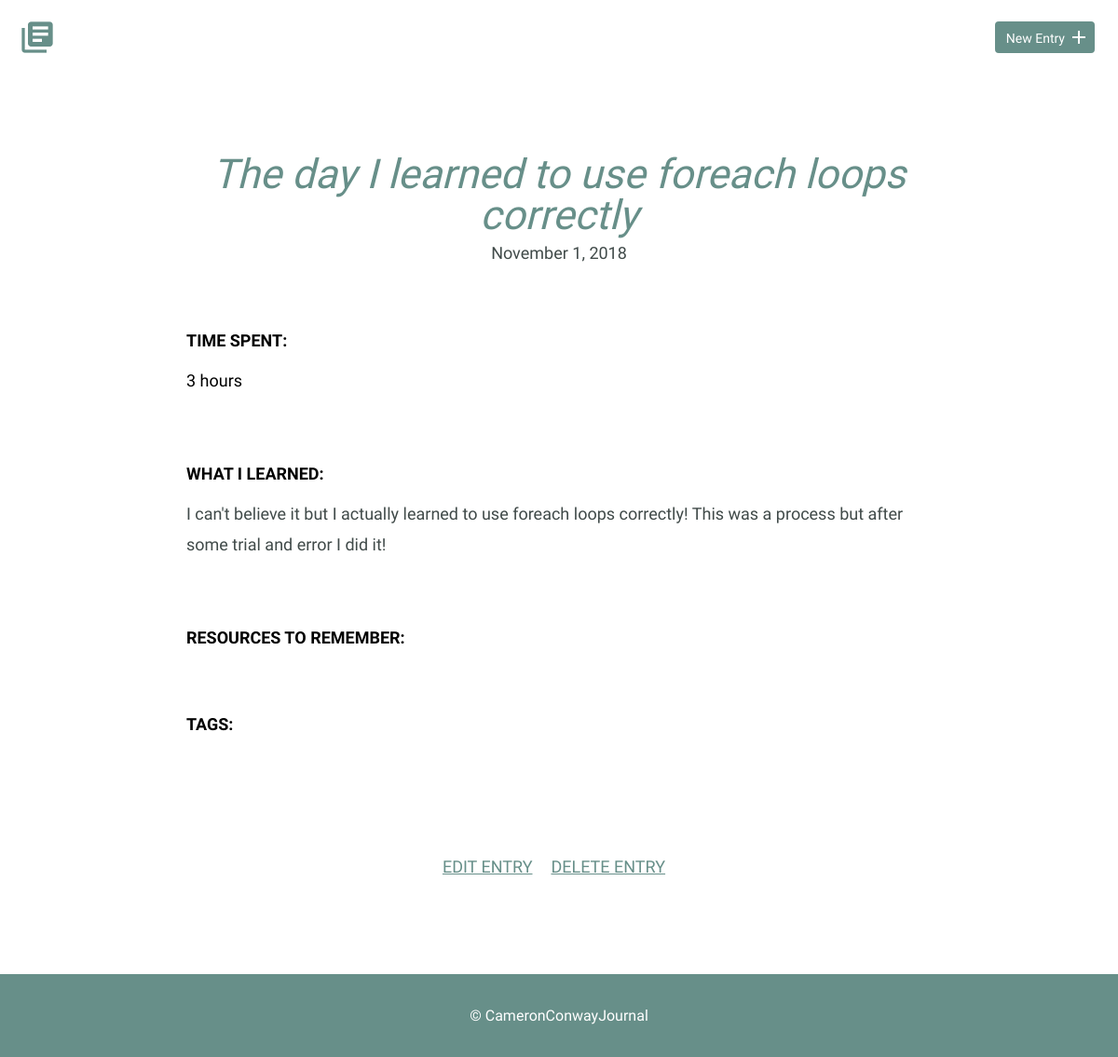
Screenshot of /detail.php?id=3 with the database file from the repository.
### tables this page shows
CREATE TABLE "entries" (
	"entry_id"	INTEGER,
	"title"	TEXT,
	"date"	TEXT,
	"time_spent"	INTEGER,
	"learned"	BLOB,
	"resources"	BLOB,
	PRIMARY KEY("entry_id")
);

### inc/functions.php (called while the page is built, shortened)
<?php
function get_one_entry($id) {
    include "connection.php";
    $sql = 'SELECT title, date, time_spent, learned, resources FROM entries WHERE entry_id = ?';
    try {
        $results = $db->prepare($sql);
        $results->bindValue(1, $id, PDO::PARAM_INT);
        $results->execute();
    } catch (Exception $e) {
        echo "Error Message - " . $e->getMessage() . "</br>";
        return false;
    }
    $entry = $results->fetch(PDO::FETCH_ASSOC);
    return $entry;
}

### detail.php (the view, shortened to what this page needs)
<?php
    include "inc/functions.php";
    if(isset($_GET["id"])) {
        $id = filter_input(INPUT_GET,"id",FILTER_SANITIZE_NUMBER_INT);
        $entry = get_one_entry($id);
        $formattedDate = date('F j, Y', strtotime($entry['date']));
    }
    include "inc/header.php";?>
        <section>
            <div class="container">
                <div class="entry-list single">
                    <article>
                        <h1><?php echo $entry['title'] ?></h1>
                        <?php
                        if(!empty($entry['date'])) {
                            ?>
                                <time datetime="<?php echo $entry['date'] ?>"><?php echo $formattedDate ?></time>
                            <?php
                        }
                        ?>
                        <div class="entry">
                            <h3>Time Spent: </h3>
                            <p class="detail-time"><?php echo $entry['time_spent'] ?></p>
                        </div>
                        <div class="entry">
                            <h3>What I Learned:</h3>
                            <p><?php echo $entry['learned'] ?></p>
                        </div>
                        <div class="entry">
                            <h3>Resources to Remember:</h3>
                        </div>
                        <div class="entry">
                            <h3>Tags: </h3>
                        </div>
                    </article>
                </div>
            </div>
            <div class="edit">
                <div class="edit-button">
                    <p><a href="edit.php?id=<?php echo $id ?>">Edit Entry</a></p>
                </div>
                <form method="post">
                    <input class="delete-button" type="submit" value="Delete Entry">
                </form>
            </div>
        </section>
    <?php include "inc/footer.php"; ?>

### css/site.css (style rules this page uses)
body { font-size: 16px; color: #404a49; font-family: 'Cousine', serif; font-weight: 400; }
.container { margin: 0 auto; padding: 0 25px; }
h1, h2, h3 { margin: 0; font-weight: 400; line-height: 1em; color: #000; }
h1 { font-size: 44px; margin-bottom: 12px; }
h3 { font-size: 18px; font-family: 'Work Sans', serif; font-weight: 600; text-transform: uppercase; }
p { line-height: 1.8em; font-size: 18px; }
p a { border-bottom: 2px solid #678f89; padding: 0; color: #678f89; text-decoration: none; }
.entry-list, .edit-entry, .new-entry { max-width: 800px; margin: 0 auto; padding: 70px 0 150px 0; }
.entry-list article { margin-bottom: 70px; text-align: center; }
.entry-list article:last-child { margin-bottom: 0; }
.entry-list article h1 { margin-bottom: 8px; color: #678f89; font-style: italic; }
.entry-list .detail-time { color: black; }
.entry-list.single { padding-bottom: 70px; }
.entry-list.single time { font-size: 18px; }
.entry { max-width: 800px; margin: 75px auto 0 auto; text-align: left; }
.entry p { margin-bottom: 40px; }
.edit { padding-bottom: 80px; text-align: center; margin: 0 auto; }
.edit .edit-button { display:inline-block; margin-right:10px; }
.edit form { display:inline-block; }
.edit a { font-weight: 400; text-transform: uppercase; font-size: 18px; border: none; text-decoration: underline; }
.edit .delete-button { border: none; background-color: white; font-weight: 400; text-transform: uppercase; font-size: 18px; color: #678f89; text-decoration: underline; }
input[type=submit] { margin-right: 5px; }

### rows the page displays
entries: title "The day I learned to use foreach loops correctly", date "November 1, 2018", time_spent "3 hours", learned "I can't believe it but I actually learned to use foreach loops correctly! This was a process but after some trial and error I did it!"
